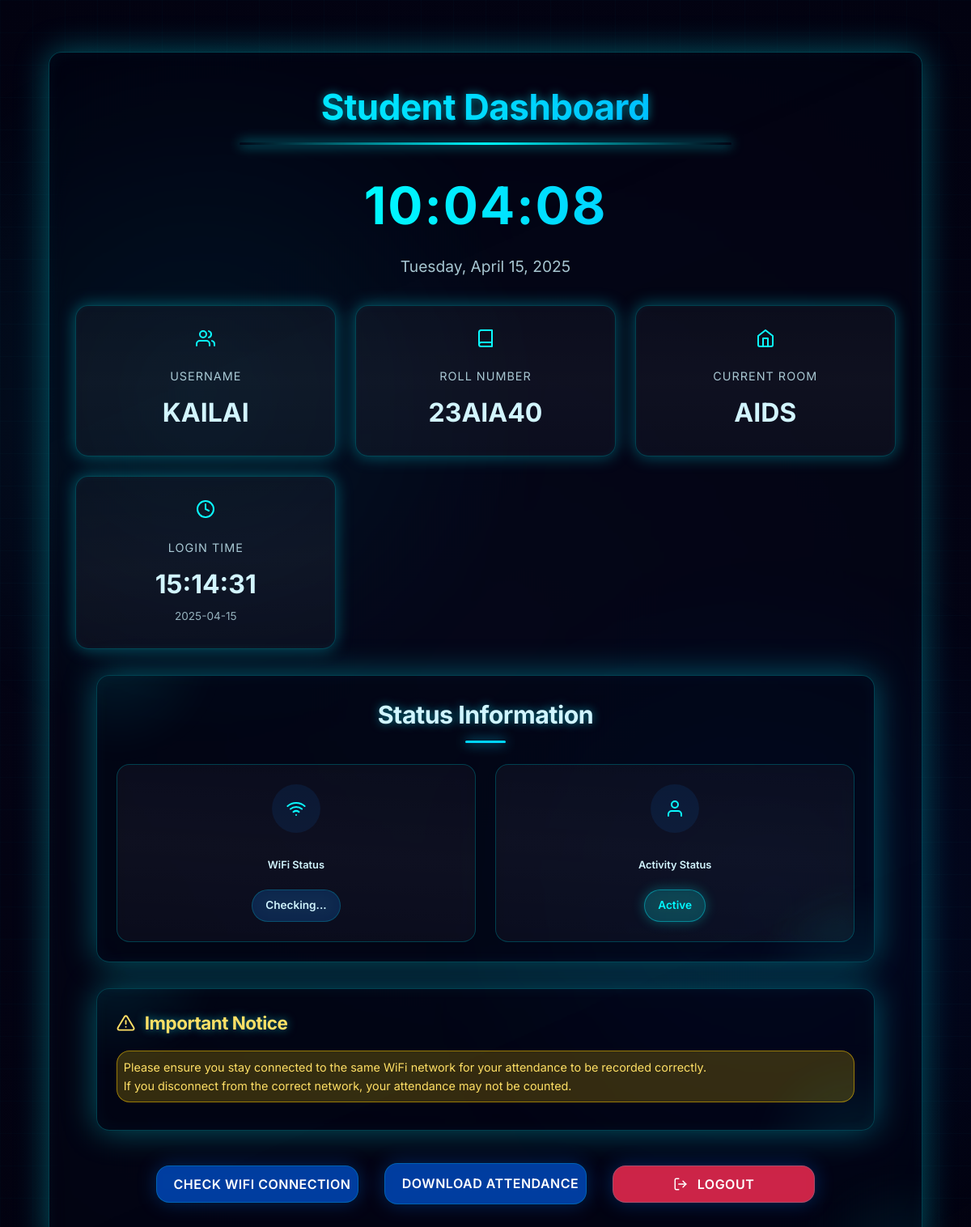
Before: /student_dashboard (signed in) with the older database file.
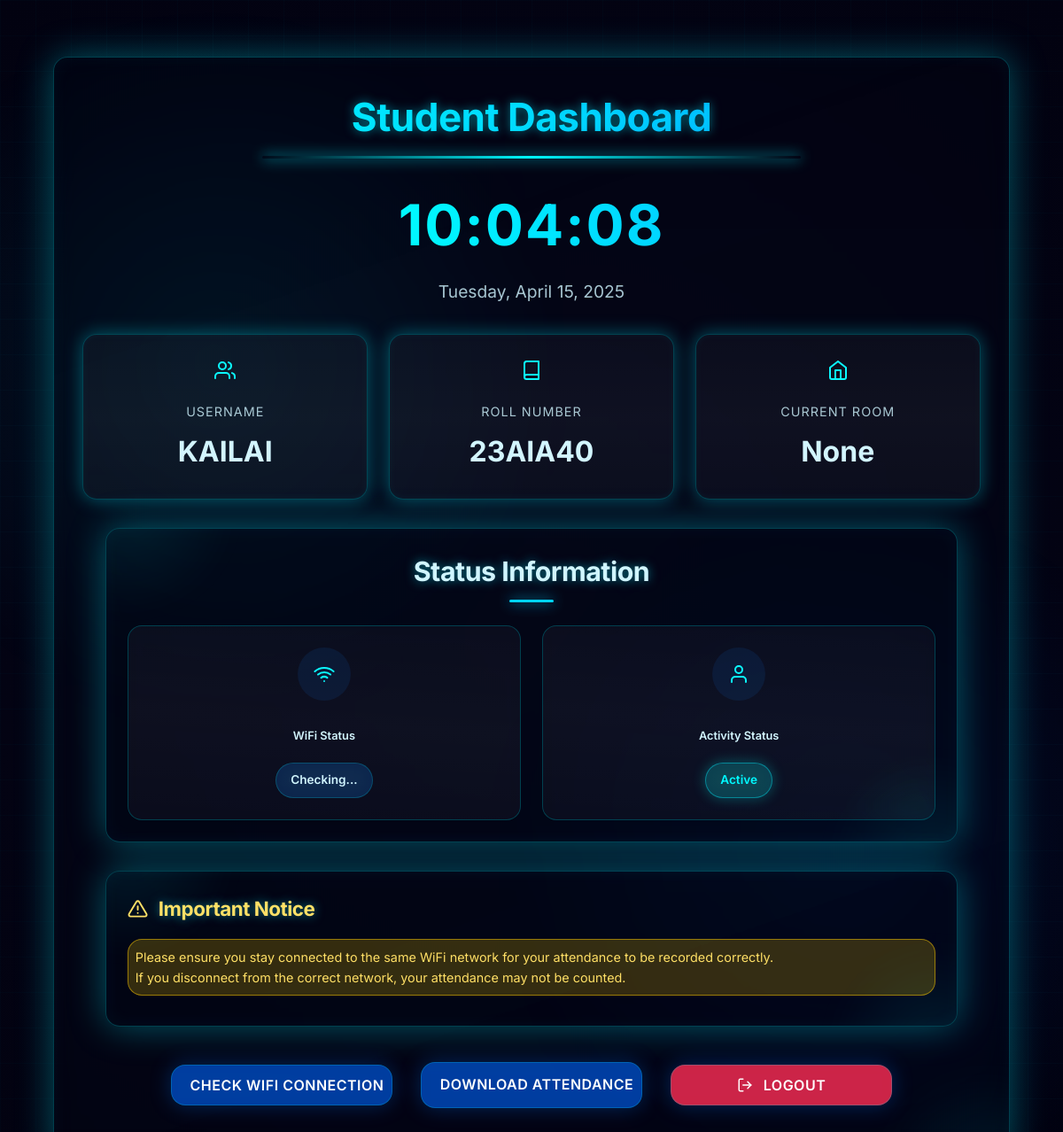
After: the same page with the newer database file.
### app.py (models this page shows)
class Student(db.Model):
    __bind_key__ = 'student_db'
    id = db.Column(db.Integer, primary_key=True)
    roll_number = db.Column(db.String(50), nullable=False, unique=True)
    username = db.Column(db.String(50), nullable=False)
    password = db.Column(db.String(100), nullable=False)
    current_room = db.Column(db.String(50))  # Store current room code
    current_bssid = db.Column(db.String(100))  # Store student's current BSSID
    face_image_path = db.Column(db.String(200))  # Path to stored face image
    is_logged_in = db.Column(db.Boolean, default=False)
    login_time = db.Column(db.DateTime)
    last_active_time = db.Column(db.DateTime)
    is_active = db.Column(db.Boolean, default=True)

### app.py (the view)
@app.route('/student_dashboard')
def student_dashboard():
    if 'student_id' not in session:
        flash("Please login first")
        return redirect(url_for('login_student'))
    student_id = session.get('student_id')
    student = Student.query.get(student_id)
    return render_template('student_dashboard.html', student=student)

### templates/student_dashboard.html (shortened to what this page needs)
<!DOCTYPE html>
<html lang="en">
<head>
    <link rel="stylesheet" type="text/css" href="{{ url_for('static', filename='app.css') }}">
</head>
<body>
    <div class="container main-container glass-highlight">
        <h1>Student Dashboard</h1>
        <div class="time-display">
            <div id="current-time" class="digital-clock neon-pulse">00:00:00</div>
            <div id="current-date" class="date-display">Loading date...</div>
        </div>
        <div class="stats-panel">
            <div class="stat-card glass-highlight">
                <div class="stat-icon">
                </div>
                <div class="stat-title">Username</div>
                <div class="count">{{ student.username }}</div>
            </div>
            <div class="stat-card glass-highlight">
                <div class="stat-icon">
                    <svg xmlns="http://www.w3.org/2000/svg" width="24" height="24" viewBox="0 0 24 24" fill="none" stroke="currentColor" stroke-width="2" stroke-linecap="round" stroke-linejoin="round"><path d="M4 19.5A2.5 2.5 0 0 1 6.5 17H20"></path><path d="M6.5 2H20v20H6.5A2.5 2.5 0 0 1 4 19.5v-15A2.5 2.5 0 0 1 6.5 2z"></path></svg>
                </div>
                <div class="stat-title">Roll Number</div>
                <div class="count">{{ student.roll_number }}</div>
            </div>
            <div class="stat-card glass-highlight">
                <div class="stat-icon">
                    <svg xmlns="http://www.w3.org/2000/svg" width="24" height="24" viewBox="0 0 24 24" fill="none" stroke="currentColor" stroke-width="2" stroke-linecap="round" stroke-linejoin="round"><path d="M3 9l9-7 9 7v11a2 2 0 0 1-2 2H5a2 2 0 0 1-2-2z"></path><polyline points="9 22 9 12 15 12 15 22"></polyline></svg>
                </div>
                <div class="stat-title">Current Room</div>
                <div class="count">{{ student.current_room }}</div>
            </div>
            {% if student.login_time %}
            <div class="stat-card glass-highlight">
                <div class="stat-icon">
                    <svg xmlns="http://www.w3.org/2000/svg" width="24" height="24" viewBox="0 0 24 24" fill="none" stroke="currentColor" stroke-width="2" stroke-linecap="round" stroke-linejoin="round"><circle cx="12" cy="12" r="10"></circle><polyline points="12 6 12 12 16 14"></polyline></svg>
                </div>
                <div class="stat-title">Login Time</div>
                <div class="count">{{ student.login_time.strftime('%H:%M:%S') }}</div>
                <div class="sub-text">{{ student.login_time.strftime('%Y-%m-%d') }}</div>
            </div>
            {% endif %}
        </div>
        <div class="container status-container">
            <h2>Status Information</h2>
            <div class="status-cards">
                <div class="status-card glass-highlight">
                    <div id="wifi-icon" class="status-icon">
                    </div>
                    <div class="status-label">WiFi Status</div>
                    <div id="wifi-status" class="status-chip">Checking...</div>
                </div>
                <div class="status-card glass-highlight">
                    <div class="status-icon">
                        <svg xmlns="http://www.w3.org/2000/svg" width="24" height="24" viewBox="0 0 24 24" fill="none" stroke="currentColor" stroke-width="2" stroke-linecap="round" stroke-linejoin="round"><path d="M20 21v-2a4 4 0 0 0-4-4H8a4 4 0 0 0-4 4v2"></path><circle cx="12" cy="7" r="4"></circle></svg>
                    </div>
                    <div class="status-label">Activity Status</div>
                    <div id="active-status" data-active="{{ 'true' if student.is_active else 'false' }}" class="status-chip">
                        {{ "Active" if student.is_active else "Inactive" }}
                    </div>
                </div>
            </div>
        </div>
        <div class="container notice-container">
            <div class="notice-header">
                <h3>Important Notice</h3>
            </div>
            <div class="wifi-warning">
                <p>Please ensure you stay connected to the same WiFi network for your attendance to be recorded correctly.</p>
                <p>If you disconnect from the correct network, your attendance may not be counted.</p>
            </div>
        </div>
        <div class="button-group">
            <button onclick="checkWiFiStatus()" class="btn">
                Check WiFi Connection
            </button>
            <a href="/download_student_attendance" class="btn">
                Download Attendance
            </a>
            <button onclick="logout()" class="btn danger">
                Logout
            </button>
        </div>
    </div>
</body>
</html>

Changed rows visible on the page:
changed Student "KAILAI": current_room "AIDS" → "None"; login_time "15:14:31" → (not shown); login_time "2025-04-15" → (not shown)
Other visible differences:
text no longer shown: "LOGIN TIME"
